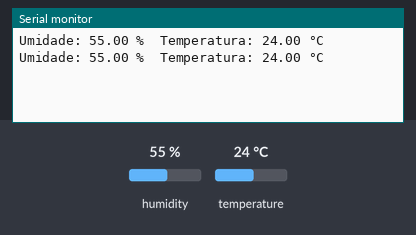
Bench run of a sketch on a simulated Arduino Mega 2560, built with avr-gcc and run on an emulated ATmega2560. Shown: the last lines printed to the serial monitor. The test bench sets the inputs (shaded band); at power-on: humidity 55 %, temperature 24 °C.

Above: at 4.8 s.
4.9 s: humidity set to 22 %
At 7.1 s:
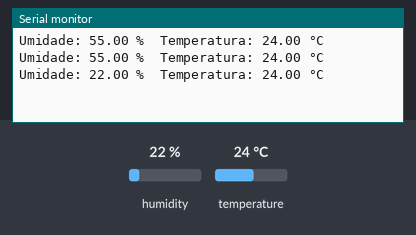
7.9 s: temperature set to 12 °C
At 9.5 s:
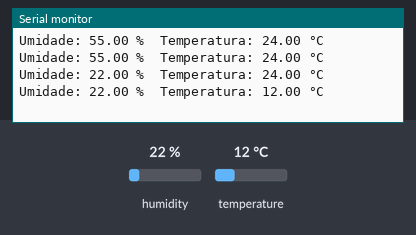
10.9 s: humidity set to 40 %
At 13.2 s:
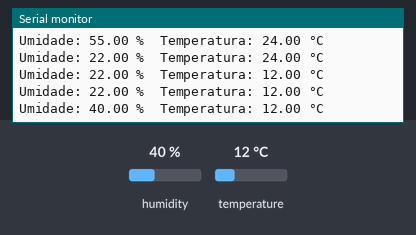
Timing chart, 0 to 14.7 s (numbered marks = the images above; inputs shaded):
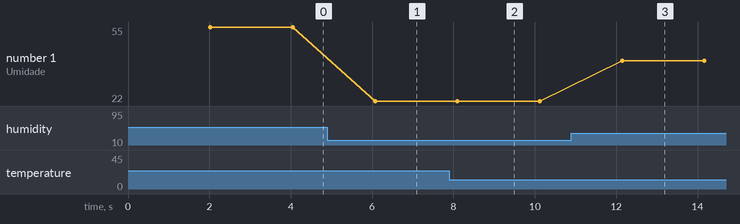

The sketch:

DHT11FUNCIONOU.ino
```cpp
#include <DHT.h>

#define DHTPIN 23     // Pino onde o DHT11 está conectado
#define DHTTYPE DHT11 // Define o tipo de sensor

DHT dht(DHTPIN, DHTTYPE); // Inicializa o sensor DHT11

void setup() {
  Serial.begin(115200); // Inicia a comunicação serial
  dht.begin();          // Inicia o sensor
}

void loop() {
  // Espera alguns segundos entre as leituras
  delay(2000);

  // Leitura da umidade e temperatura
  float h = dht.readHumidity();
  float t = dht.readTemperature(); // Em Celsius

  // Verifica se a leitura falhou e imprime um aviso
  if (isnan(h) || isnan(t)) {
    Serial.println("Falha ao ler do DHT11!");
    return;
  }

  // Imprime os valores na Serial Monitor
  Serial.print("Umidade: ");
  Serial.print(h);
  Serial.print(" %\t");
  Serial.print("Temperatura: ");
  Serial.print(t);
  Serial.println(" °C");
}
```

Measured:
- after the input at 4.9 s, the serial monitor: prints a new line after 1.2 s (image 1)
- after the input at 7.9 s, the serial monitor: prints a new line after 0.20 s (image 2)
- after the input at 10.9 s, the serial monitor: prints a new line after 1.2 s (image 3)
- plotted number 1: 55 → 22 after the input at 4.9 s, 22 → 40 after the input at 10.9 s
